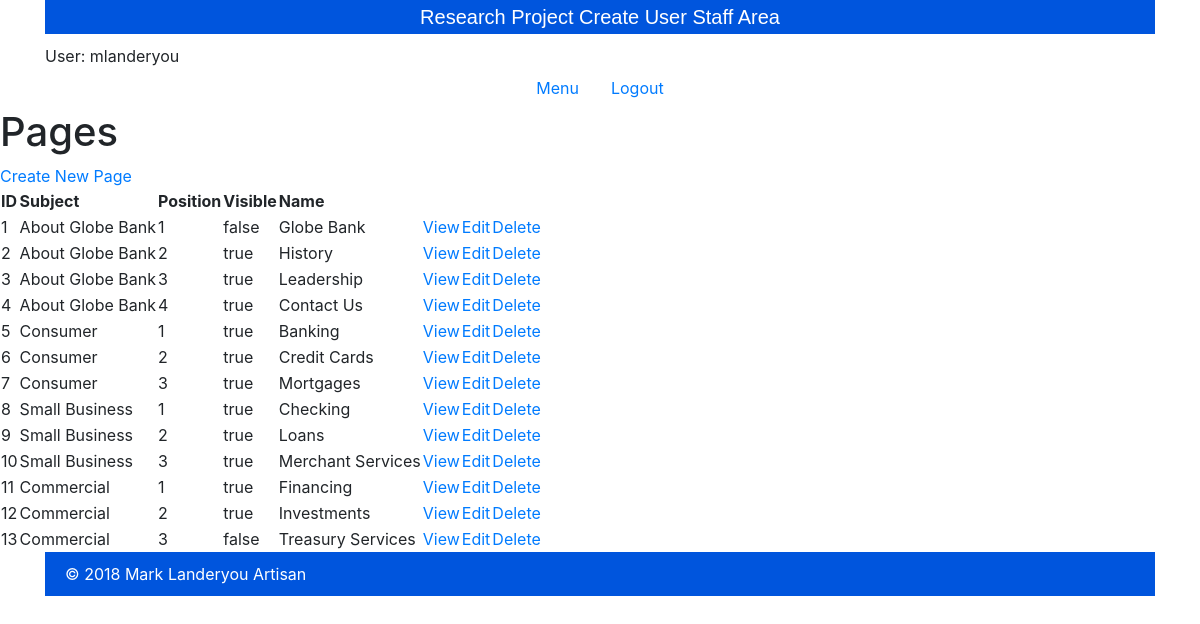
The page /staff/pages/index.php (signed in) on the database its author committed.
### tables this page shows
CREATE TABLE `pages` (
  `id` int(11) NOT NULL,
  `subject_id` int(11) DEFAULT NULL,
  `menu_name` varchar(255) DEFAULT NULL,
  `position` int(3) DEFAULT NULL,
  `visible` tinyint(1) DEFAULT NULL,
  `content` text
);

CREATE TABLE `subjects` (
  `id` int(11) NOT NULL,
  `menu_name` varchar(255) DEFAULT NULL,
  `position` int(3) DEFAULT NULL,
  `visible` tinyint(1) DEFAULT NULL
);

### private/functions.php (called while the page is built, shortened)
<?php
function url_for($script_path) {
  return WWW_ROOT . $script_path;
}
function u($string="") {
  return urlencode($string);
}
function h($string="") {
  return htmlspecialchars($string);
}
?>

### private/query_functions.php (called while the page is built, shortened)
<?php
  function find_subject_by_id($id, $options=[]) {
    global $db;
    $visible = $options['visible'] ?? false;
    $sql = "SELECT * FROM subjects ";
    $sql .= "WHERE id='" . db_escape($db, $id) . "' ";
    $result = mysqli_query($db, $sql);
    $subject = mysqli_fetch_assoc($result);
    return $subject;
  }
  function find_all_pages() {
    global $db;
    $sql = "SELECT * FROM pages ";
    $sql .= "ORDER BY subject_id ASC, position ASC";
    $result = mysqli_query($db, $sql);
    return $result;
  }
?>

### private/database.php (called while the page is built, shortened)
<?php
  function db_escape($connection, $string) {
    return mysqli_real_escape_string($connection, $string);
  }
?>

### public/staff/pages/index.php (the view, shortened to what this page needs)
<?php
  $page_set = find_all_pages();
?>
<?php include(SHARED_PATH . '/staff_header.php'); ?>
<div id="content">
  <div class="pages listing">
    <h1>Pages</h1>
    <div class="actions">
      <a class="action" href="<?php echo url_for('/staff/pages/new.php'); ?>">Create New Page</a>
    </div>
  	<table class="list">
  	  <tr>
        <th>ID</th>
        <th>Subject</th>
        <th>Position</th>
        <th>Visible</th>
  	    <th>Name</th>
  	    <th>&nbsp;</th>
  	    <th>&nbsp;</th>
        <th>&nbsp;</th>
  	  </tr>
      <?php while($page = mysqli_fetch_assoc($page_set)) { ?>
        <?php $subject = find_subject_by_id($page['subject_id']); ?>
        <tr>
          <td><?php echo h($page['id']); ?></td>
          <td><?php echo h($subject['menu_name']); ?></td>
          <td><?php echo h($page['position']); ?></td>
          <td><?php echo $page['visible'] == 1 ? 'true' : 'false'; ?></td>
    	    <td><?php echo h($page['menu_name']); ?></td>
          <td><a class="action" href="<?php echo url_for('/staff/pages/show.php?id=' . h(u($page['id']))); ?>">View</a></td>
          <td><a class="action" href="<?php echo url_for('/staff/pages/edit.php?id=' . h(u($page['id']))); ?>">Edit</a></td>
          <td><a class="action" href="<?php echo url_for('/staff/pages/delete.php?id=' . h(u($page['id']))); ?>">Delete</a></td>
    	  </tr>
      <?php } ?>
  	</table>
  </div>
</div>
<?php include(SHARED_PATH . '/staff_footer.php'); ?>

### rows shown on the page
pages: id "1", subject.menu_name "About Globe Bank", position "1", visible "false", menu_name "Globe Bank"
pages: id "2", subject.menu_name "About Globe Bank", position "2", visible "true", menu_name "History"
pages: id "3", subject.menu_name "About Globe Bank", position "3", visible "true", menu_name "Leadership"
pages: id "4", subject.menu_name "About Globe Bank", position "4", visible "true", menu_name "Contact Us"
pages: id "5", subject.menu_name "Consumer", position "1", visible "true", menu_name "Banking"
pages: id "6", subject.menu_name "Consumer", position "2", visible "true", menu_name "Credit Cards"
pages: id "7", subject.menu_name "Consumer", position "3", visible "true", menu_name "Mortgages"
pages: id "8", subject.menu_name "Small Business", position "1", visible "true", menu_name "Checking"
pages: id "9", subject.menu_name "Small Business", position "2", visible "true", menu_name "Loans"
pages: id "10", subject.menu_name "Small Business", position "3", visible "true", menu_name "Merchant Services"
pages: id "11", subject.menu_name "Commercial", position "1", visible "true", menu_name "Financing"
pages: id "12", subject.menu_name "Commercial", position "2", visible "true", menu_name "Investments"
pages: id "13", subject.menu_name "Commercial", position "3", visible "false", menu_name "Treasury Services"

### other values the page prints
$_SESSION['username'] "mlanderyou"
